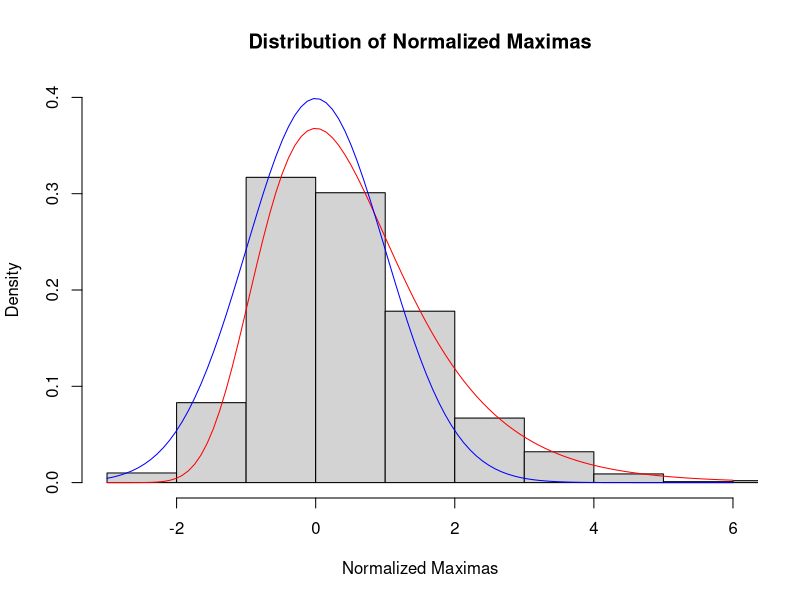

The R source for this figure:
## ---- chunk 1
mean_1 <- 5
sd_1 <- 3
n_1 <- 5

ex_1 <- mean_1
print("E(X) is")
ex_1

sdx_1 <- sd_1 / sqrt(n_1)
print("sd(X) is")
sdx_1
## ---- chunk 2
print("Estimate of P(2<X<5.1) is")
pnorm(5.1, mean = ex_1, sd = sdx_1) - pnorm(2, mean = ex_1, sd = sdx_1)
## ---- chunk 3
size_2 <- 20
p_2 <- 0.7
n_2 <- 100
mean_2 <- size_2 * p_2
var_2 <- (size_2 * p_2) * (1 - p_2)

print("P(Y > 15) is")
1 - pnorm(15, mean = mean_2, sd = sqrt(var_2) / sqrt(n_2))
## ---- chunk 4
require(mvtnorm)
x_mean_3 <- 9
x_var_3 <- 3
y_mean_3 <- 10
y_var_3 <- 5
covar_3 <- 2
n_3 <- 50

distr_3 <- rmvnorm(n_3, mean = c(x_mean_3, y_mean_3), sigma = matrix(c(x_var_3, covar_3, covar_3, x_var_3), nrow = 2))
x_samples_3 <- distr_3[,1]
y_samples_3 <- distr_3[,2]
prob_3 <- mean(y_samples_3 - (x_samples_3 + 0.5)) + c(-1,1) * sqrt(var(y_samples_3 - (x_samples_3 + 0.5)) / n_3)
print("The approximate probability of second gene exceeding sample mean")
print("of first gene by more than 0.5 with 95% interaval is")
prob_3
## ---- chunk 5
x_chisq_4 <- rchisq(100000, df = 10)
x_gamma_4 <- rgamma(100000, shape = 1, rate = 2)
x_t_4 <- rt(100000, df = 3)

y_4 <- (sqrt(x_chisq_4) * x_gamma_4) + 4 * (x_t_4) ^ 2
y_mean_4 <- mean(y_4)
print("The mean of Y using Monte Carlo simulation is")
y_mean_4
## ---- chunk 6
mean_5 <- 0
sd_5 <- 1
n_5 <- 1000
an <- sqrt(2*log(n_5)) - 0.5*(log(log(n_5))+log(4*pi))*(2*log(n_5))^(-1/2)
bn <- (2*log(n_5))^(-1/2)
ev_dis_func <- function(x) exp(-x) * exp(-(exp(-x)))

norm_maxima_matrix <- matrix(rnorm(n_5 * 1000, mean = mean_5, sd = sd_5), nrow = 1000)
norm_maximas <- (apply(norm_maxima_matrix, 2, max) - an) / bn

hist_plot_5 <- hist(norm_maximas, freq = FALSE, ylim = c(0, 0.4), xlim = c(-3, 6), 
                    main = "Distribution of Normalized Maximas",
                    xlab = "Normalized Maximas")
curve(ev_dis_func(x), col = "red", add = T)
curve(dnorm(x, mean = 0, sd = 1), col = "blue", add = T)
